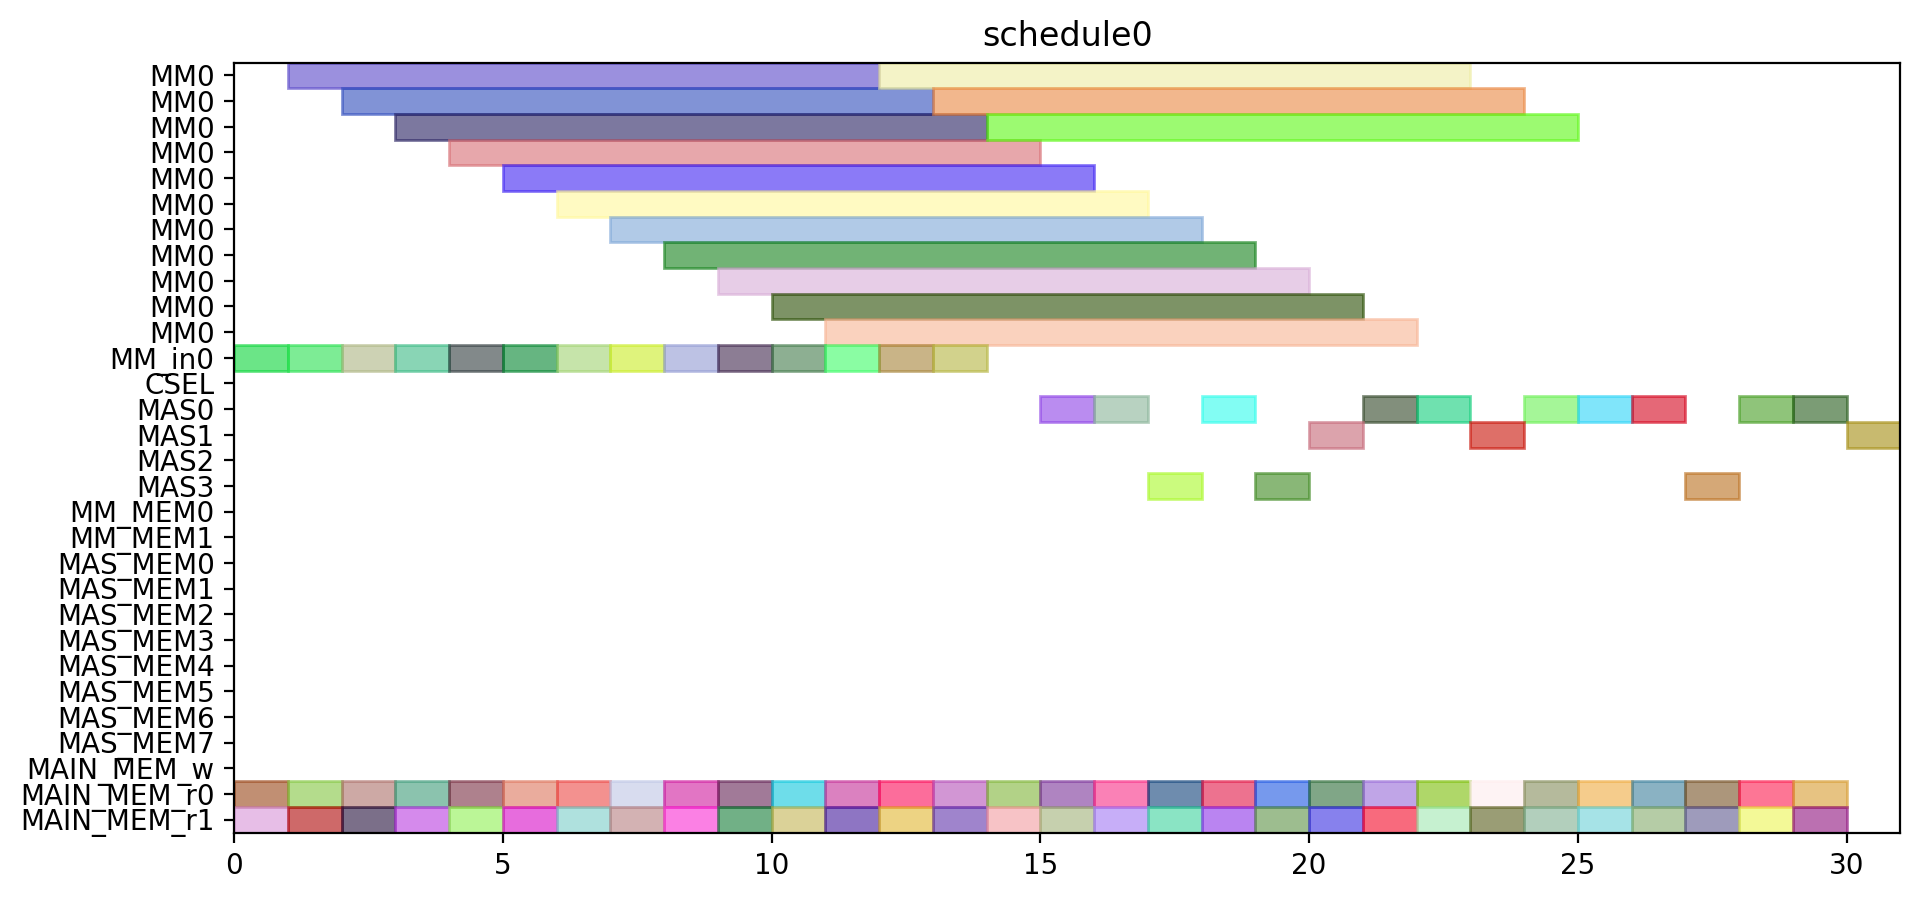

This figure's Python source:
from pyschedule import Scenario, solvers, plotters, alt


def solve():
	horizon = 120
	S = Scenario("schedule0", horizon=horizon)

	# resource
	MM = S.Resources('MM', num=1, size=11)
	MM_in = S.Resources('MM_in', num=1)
	CSEL = S.Resource('CSEL')
	MAS = S.Resources('MAS', num=4, size=1, periods=range(1, horizon))
	MM_MEM = S.Resources('MM_MEM', num=2)
	MAS_MEM = S.Resources('MAS_MEM', num=8)
	MAIN_MEM_w = S.Resource('MAIN_MEM_w', size=1)
	MAIN_MEM_r = S.Resources('MAIN_MEM_r', num=2)

	# result of previous scheduling

	# new tasks
	t1_t0 = S.Task('t1_t0', length=11, delay_cost=1)
	t1_t0 += alt(MM)
	t1_t0_in = S.Task('t1_t0_in', length=1, delay_cost=1)
	t1_t0_in += alt(MM_in)
	S += t1_t0_in*MM_in[0]<=t1_t0*MM[0]
	t1_t0_mem0 = S.Task('t1_t0_mem0', length=1, delay_cost=1)
	t1_t0_mem0 += MAIN_MEM_r[0]
	S += t1_t0_mem0 <= t1_t0

	t1_t0_mem1 = S.Task('t1_t0_mem1', length=1, delay_cost=1)
	t1_t0_mem1 += MAIN_MEM_r[1]
	S += t1_t0_mem1 <= t1_t0

	t1_t1 = S.Task('t1_t1', length=11, delay_cost=1)
	t1_t1 += alt(MM)
	t1_t1_in = S.Task('t1_t1_in', length=1, delay_cost=1)
	t1_t1_in += alt(MM_in)
	S += t1_t1_in*MM_in[0]<=t1_t1*MM[0]
	t1_t1_mem0 = S.Task('t1_t1_mem0', length=1, delay_cost=1)
	t1_t1_mem0 += MAIN_MEM_r[0]
	S += t1_t1_mem0 <= t1_t1

	t1_t1_mem1 = S.Task('t1_t1_mem1', length=1, delay_cost=1)
	t1_t1_mem1 += MAIN_MEM_r[1]
	S += t1_t1_mem1 <= t1_t1

	t1_t2 = S.Task('t1_t2', length=1, delay_cost=1)
	t1_t2 += alt(MAS)
	t1_t2_mem0 = S.Task('t1_t2_mem0', length=1, delay_cost=1)
	t1_t2_mem0 += MAIN_MEM_r[0]
	S += t1_t2_mem0 <= t1_t2

	t1_t2_mem1 = S.Task('t1_t2_mem1', length=1, delay_cost=1)
	t1_t2_mem1 += MAIN_MEM_r[1]
	S += t1_t2_mem1 <= t1_t2

	t1_t3 = S.Task('t1_t3', length=1, delay_cost=1)
	t1_t3 += alt(MAS)
	t1_t3_mem0 = S.Task('t1_t3_mem0', length=1, delay_cost=1)
	t1_t3_mem0 += MAIN_MEM_r[0]
	S += t1_t3_mem0 <= t1_t3

	t1_t3_mem1 = S.Task('t1_t3_mem1', length=1, delay_cost=1)
	t1_t3_mem1 += MAIN_MEM_r[1]
	S += t1_t3_mem1 <= t1_t3

	t2_t0 = S.Task('t2_t0', length=11, delay_cost=1)
	t2_t0 += alt(MM)
	t2_t0_in = S.Task('t2_t0_in', length=1, delay_cost=1)
	t2_t0_in += alt(MM_in)
	S += t2_t0_in*MM_in[0]<=t2_t0*MM[0]
	t2_t0_mem0 = S.Task('t2_t0_mem0', length=1, delay_cost=1)
	t2_t0_mem0 += MAIN_MEM_r[0]
	S += t2_t0_mem0 <= t2_t0

	t2_t0_mem1 = S.Task('t2_t0_mem1', length=1, delay_cost=1)
	t2_t0_mem1 += MAIN_MEM_r[1]
	S += t2_t0_mem1 <= t2_t0

	t2_t1 = S.Task('t2_t1', length=11, delay_cost=1)
	t2_t1 += alt(MM)
	t2_t1_in = S.Task('t2_t1_in', length=1, delay_cost=1)
	t2_t1_in += alt(MM_in)
	S += t2_t1_in*MM_in[0]<=t2_t1*MM[0]
	t2_t1_mem0 = S.Task('t2_t1_mem0', length=1, delay_cost=1)
	t2_t1_mem0 += MAIN_MEM_r[0]
	S += t2_t1_mem0 <= t2_t1

	t2_t1_mem1 = S.Task('t2_t1_mem1', length=1, delay_cost=1)
	t2_t1_mem1 += MAIN_MEM_r[1]
	S += t2_t1_mem1 <= t2_t1

	t2_t2 = S.Task('t2_t2', length=1, delay_cost=1)
	t2_t2 += alt(MAS)
	t2_t2_mem0 = S.Task('t2_t2_mem0', length=1, delay_cost=1)
	t2_t2_mem0 += MAIN_MEM_r[0]
	S += t2_t2_mem0 <= t2_t2

	t2_t2_mem1 = S.Task('t2_t2_mem1', length=1, delay_cost=1)
	t2_t2_mem1 += MAIN_MEM_r[1]
	S += t2_t2_mem1 <= t2_t2

	t2_t3 = S.Task('t2_t3', length=1, delay_cost=1)
	t2_t3 += alt(MAS)
	t2_t3_mem0 = S.Task('t2_t3_mem0', length=1, delay_cost=1)
	t2_t3_mem0 += MAIN_MEM_r[0]
	S += t2_t3_mem0 <= t2_t3

	t2_t3_mem1 = S.Task('t2_t3_mem1', length=1, delay_cost=1)
	t2_t3_mem1 += MAIN_MEM_r[1]
	S += t2_t3_mem1 <= t2_t3

	t0_t0 = S.Task('t0_t0', length=11, delay_cost=1)
	t0_t0 += alt(MM)
	t0_t0_in = S.Task('t0_t0_in', length=1, delay_cost=1)
	t0_t0_in += alt(MM_in)
	S += t0_t0_in*MM_in[0]<=t0_t0*MM[0]
	t0_t0_mem0 = S.Task('t0_t0_mem0', length=1, delay_cost=1)
	t0_t0_mem0 += MAIN_MEM_r[0]
	S += t0_t0_mem0 <= t0_t0

	t0_t0_mem1 = S.Task('t0_t0_mem1', length=1, delay_cost=1)
	t0_t0_mem1 += MAIN_MEM_r[1]
	S += t0_t0_mem1 <= t0_t0

	t0_t1 = S.Task('t0_t1', length=11, delay_cost=1)
	t0_t1 += alt(MM)
	t0_t1_in = S.Task('t0_t1_in', length=1, delay_cost=1)
	t0_t1_in += alt(MM_in)
	S += t0_t1_in*MM_in[0]<=t0_t1*MM[0]
	t0_t1_mem0 = S.Task('t0_t1_mem0', length=1, delay_cost=1)
	t0_t1_mem0 += MAIN_MEM_r[0]
	S += t0_t1_mem0 <= t0_t1

	t0_t1_mem1 = S.Task('t0_t1_mem1', length=1, delay_cost=1)
	t0_t1_mem1 += MAIN_MEM_r[1]
	S += t0_t1_mem1 <= t0_t1

	t0_t2 = S.Task('t0_t2', length=1, delay_cost=1)
	t0_t2 += alt(MAS)
	t0_t2_mem0 = S.Task('t0_t2_mem0', length=1, delay_cost=1)
	t0_t2_mem0 += MAIN_MEM_r[0]
	S += t0_t2_mem0 <= t0_t2

	t0_t2_mem1 = S.Task('t0_t2_mem1', length=1, delay_cost=1)
	t0_t2_mem1 += MAIN_MEM_r[1]
	S += t0_t2_mem1 <= t0_t2

	t0_t3 = S.Task('t0_t3', length=1, delay_cost=1)
	t0_t3 += alt(MAS)
	t0_t3_mem0 = S.Task('t0_t3_mem0', length=1, delay_cost=1)
	t0_t3_mem0 += MAIN_MEM_r[0]
	S += t0_t3_mem0 <= t0_t3

	t0_t3_mem1 = S.Task('t0_t3_mem1', length=1, delay_cost=1)
	t0_t3_mem1 += MAIN_MEM_r[1]
	S += t0_t3_mem1 <= t0_t3

	t4_t0_t0 = S.Task('t4_t0_t0', length=11, delay_cost=1)
	t4_t0_t0 += alt(MM)
	t4_t0_t0_in = S.Task('t4_t0_t0_in', length=1, delay_cost=1)
	t4_t0_t0_in += alt(MM_in)
	S += t4_t0_t0_in*MM_in[0]<=t4_t0_t0*MM[0]
	t4_t0_t0_mem0 = S.Task('t4_t0_t0_mem0', length=1, delay_cost=1)
	t4_t0_t0_mem0 += MAIN_MEM_r[0]
	S += t4_t0_t0_mem0 <= t4_t0_t0

	t4_t0_t0_mem1 = S.Task('t4_t0_t0_mem1', length=1, delay_cost=1)
	t4_t0_t0_mem1 += MAIN_MEM_r[1]
	S += t4_t0_t0_mem1 <= t4_t0_t0

	t4_t0_t1 = S.Task('t4_t0_t1', length=11, delay_cost=1)
	t4_t0_t1 += alt(MM)
	t4_t0_t1_in = S.Task('t4_t0_t1_in', length=1, delay_cost=1)
	t4_t0_t1_in += alt(MM_in)
	S += t4_t0_t1_in*MM_in[0]<=t4_t0_t1*MM[0]
	t4_t0_t1_mem0 = S.Task('t4_t0_t1_mem0', length=1, delay_cost=1)
	t4_t0_t1_mem0 += MAIN_MEM_r[0]
	S += t4_t0_t1_mem0 <= t4_t0_t1

	t4_t0_t1_mem1 = S.Task('t4_t0_t1_mem1', length=1, delay_cost=1)
	t4_t0_t1_mem1 += MAIN_MEM_r[1]
	S += t4_t0_t1_mem1 <= t4_t0_t1

	t4_t0_t2 = S.Task('t4_t0_t2', length=1, delay_cost=1)
	t4_t0_t2 += alt(MAS)
	t4_t0_t2_mem0 = S.Task('t4_t0_t2_mem0', length=1, delay_cost=1)
	t4_t0_t2_mem0 += MAIN_MEM_r[0]
	S += t4_t0_t2_mem0 <= t4_t0_t2

	t4_t0_t2_mem1 = S.Task('t4_t0_t2_mem1', length=1, delay_cost=1)
	t4_t0_t2_mem1 += MAIN_MEM_r[1]
	S += t4_t0_t2_mem1 <= t4_t0_t2

	t4_t0_t3 = S.Task('t4_t0_t3', length=1, delay_cost=1)
	t4_t0_t3 += alt(MAS)
	t4_t0_t3_mem0 = S.Task('t4_t0_t3_mem0', length=1, delay_cost=1)
	t4_t0_t3_mem0 += MAIN_MEM_r[0]
	S += t4_t0_t3_mem0 <= t4_t0_t3

	t4_t0_t3_mem1 = S.Task('t4_t0_t3_mem1', length=1, delay_cost=1)
	t4_t0_t3_mem1 += MAIN_MEM_r[1]
	S += t4_t0_t3_mem1 <= t4_t0_t3

	t4_t1_t0 = S.Task('t4_t1_t0', length=11, delay_cost=1)
	t4_t1_t0 += alt(MM)
	t4_t1_t0_in = S.Task('t4_t1_t0_in', length=1, delay_cost=1)
	t4_t1_t0_in += alt(MM_in)
	S += t4_t1_t0_in*MM_in[0]<=t4_t1_t0*MM[0]
	t4_t1_t0_mem0 = S.Task('t4_t1_t0_mem0', length=1, delay_cost=1)
	t4_t1_t0_mem0 += MAIN_MEM_r[0]
	S += t4_t1_t0_mem0 <= t4_t1_t0

	t4_t1_t0_mem1 = S.Task('t4_t1_t0_mem1', length=1, delay_cost=1)
	t4_t1_t0_mem1 += MAIN_MEM_r[1]
	S += t4_t1_t0_mem1 <= t4_t1_t0

	t4_t1_t1 = S.Task('t4_t1_t1', length=11, delay_cost=1)
	t4_t1_t1 += alt(MM)
	t4_t1_t1_in = S.Task('t4_t1_t1_in', length=1, delay_cost=1)
	t4_t1_t1_in += alt(MM_in)
	S += t4_t1_t1_in*MM_in[0]<=t4_t1_t1*MM[0]
	t4_t1_t1_mem0 = S.Task('t4_t1_t1_mem0', length=1, delay_cost=1)
	t4_t1_t1_mem0 += MAIN_MEM_r[0]
	S += t4_t1_t1_mem0 <= t4_t1_t1

	t4_t1_t1_mem1 = S.Task('t4_t1_t1_mem1', length=1, delay_cost=1)
	t4_t1_t1_mem1 += MAIN_MEM_r[1]
	S += t4_t1_t1_mem1 <= t4_t1_t1

	t4_t1_t2 = S.Task('t4_t1_t2', length=1, delay_cost=1)
	t4_t1_t2 += alt(MAS)
	t4_t1_t2_mem0 = S.Task('t4_t1_t2_mem0', length=1, delay_cost=1)
	t4_t1_t2_mem0 += MAIN_MEM_r[0]
	S += t4_t1_t2_mem0 <= t4_t1_t2

	t4_t1_t2_mem1 = S.Task('t4_t1_t2_mem1', length=1, delay_cost=1)
	t4_t1_t2_mem1 += MAIN_MEM_r[1]
	S += t4_t1_t2_mem1 <= t4_t1_t2

	t4_t1_t3 = S.Task('t4_t1_t3', length=1, delay_cost=1)
	t4_t1_t3 += alt(MAS)
	t4_t1_t3_mem0 = S.Task('t4_t1_t3_mem0', length=1, delay_cost=1)
	t4_t1_t3_mem0 += MAIN_MEM_r[0]
	S += t4_t1_t3_mem0 <= t4_t1_t3

	t4_t1_t3_mem1 = S.Task('t4_t1_t3_mem1', length=1, delay_cost=1)
	t4_t1_t3_mem1 += MAIN_MEM_r[1]
	S += t4_t1_t3_mem1 <= t4_t1_t3

	t4_t2_t0 = S.Task('t4_t2_t0', length=11, delay_cost=1)
	t4_t2_t0 += alt(MM)
	t4_t2_t0_in = S.Task('t4_t2_t0_in', length=1, delay_cost=1)
	t4_t2_t0_in += alt(MM_in)
	S += t4_t2_t0_in*MM_in[0]<=t4_t2_t0*MM[0]
	t4_t2_t0_mem0 = S.Task('t4_t2_t0_mem0', length=1, delay_cost=1)
	t4_t2_t0_mem0 += MAIN_MEM_r[0]
	S += t4_t2_t0_mem0 <= t4_t2_t0

	t4_t2_t0_mem1 = S.Task('t4_t2_t0_mem1', length=1, delay_cost=1)
	t4_t2_t0_mem1 += MAIN_MEM_r[1]
	S += t4_t2_t0_mem1 <= t4_t2_t0

	t4_t2_t1 = S.Task('t4_t2_t1', length=11, delay_cost=1)
	t4_t2_t1 += alt(MM)
	t4_t2_t1_in = S.Task('t4_t2_t1_in', length=1, delay_cost=1)
	t4_t2_t1_in += alt(MM_in)
	S += t4_t2_t1_in*MM_in[0]<=t4_t2_t1*MM[0]
	t4_t2_t1_mem0 = S.Task('t4_t2_t1_mem0', length=1, delay_cost=1)
	t4_t2_t1_mem0 += MAIN_MEM_r[0]
	S += t4_t2_t1_mem0 <= t4_t2_t1

	t4_t2_t1_mem1 = S.Task('t4_t2_t1_mem1', length=1, delay_cost=1)
	t4_t2_t1_mem1 += MAIN_MEM_r[1]
	S += t4_t2_t1_mem1 <= t4_t2_t1

	t4_t2_t2 = S.Task('t4_t2_t2', length=1, delay_cost=1)
	t4_t2_t2 += alt(MAS)
	t4_t2_t2_mem0 = S.Task('t4_t2_t2_mem0', length=1, delay_cost=1)
	t4_t2_t2_mem0 += MAIN_MEM_r[0]
	S += t4_t2_t2_mem0 <= t4_t2_t2

	t4_t2_t2_mem1 = S.Task('t4_t2_t2_mem1', length=1, delay_cost=1)
	t4_t2_t2_mem1 += MAIN_MEM_r[1]
	S += t4_t2_t2_mem1 <= t4_t2_t2

	t4_t2_t3 = S.Task('t4_t2_t3', length=1, delay_cost=1)
	t4_t2_t3 += alt(MAS)
	t4_t2_t3_mem0 = S.Task('t4_t2_t3_mem0', length=1, delay_cost=1)
	t4_t2_t3_mem0 += MAIN_MEM_r[0]
	S += t4_t2_t3_mem0 <= t4_t2_t3

	t4_t2_t3_mem1 = S.Task('t4_t2_t3_mem1', length=1, delay_cost=1)
	t4_t2_t3_mem1 += MAIN_MEM_r[1]
	S += t4_t2_t3_mem1 <= t4_t2_t3

	t4_t40 = S.Task('t4_t40', length=1, delay_cost=1)
	t4_t40 += alt(MAS)
	t4_t40_mem0 = S.Task('t4_t40_mem0', length=1, delay_cost=1)
	t4_t40_mem0 += MAIN_MEM_r[0]
	S += t4_t40_mem0 <= t4_t40

	t4_t40_mem1 = S.Task('t4_t40_mem1', length=1, delay_cost=1)
	t4_t40_mem1 += MAIN_MEM_r[1]
	S += t4_t40_mem1 <= t4_t40

	t4_t41 = S.Task('t4_t41', length=1, delay_cost=1)
	t4_t41 += alt(MAS)
	t4_t41_mem0 = S.Task('t4_t41_mem0', length=1, delay_cost=1)
	t4_t41_mem0 += MAIN_MEM_r[0]
	S += t4_t41_mem0 <= t4_t41

	t4_t41_mem1 = S.Task('t4_t41_mem1', length=1, delay_cost=1)
	t4_t41_mem1 += MAIN_MEM_r[1]
	S += t4_t41_mem1 <= t4_t41

	t4_t50 = S.Task('t4_t50', length=1, delay_cost=1)
	t4_t50 += alt(MAS)
	t4_t50_mem0 = S.Task('t4_t50_mem0', length=1, delay_cost=1)
	t4_t50_mem0 += MAIN_MEM_r[0]
	S += t4_t50_mem0 <= t4_t50

	t4_t50_mem1 = S.Task('t4_t50_mem1', length=1, delay_cost=1)
	t4_t50_mem1 += MAIN_MEM_r[1]
	S += t4_t50_mem1 <= t4_t50

	t4_t51 = S.Task('t4_t51', length=1, delay_cost=1)
	t4_t51 += alt(MAS)
	t4_t51_mem0 = S.Task('t4_t51_mem0', length=1, delay_cost=1)
	t4_t51_mem0 += MAIN_MEM_r[0]
	S += t4_t51_mem0 <= t4_t51

	t4_t51_mem1 = S.Task('t4_t51_mem1', length=1, delay_cost=1)
	t4_t51_mem1 += MAIN_MEM_r[1]
	S += t4_t51_mem1 <= t4_t51

	t4_t8_t0 = S.Task('t4_t8_t0', length=11, delay_cost=1)
	t4_t8_t0 += alt(MM)
	t4_t8_t0_in = S.Task('t4_t8_t0_in', length=1, delay_cost=1)
	t4_t8_t0_in += alt(MM_in)
	S += t4_t8_t0_in*MM_in[0]<=t4_t8_t0*MM[0]
	t4_t8_t0_mem0 = S.Task('t4_t8_t0_mem0', length=1, delay_cost=1)
	t4_t8_t0_mem0 += MAIN_MEM_r[0]
	S += t4_t8_t0_mem0 <= t4_t8_t0

	t4_t8_t0_mem1 = S.Task('t4_t8_t0_mem1', length=1, delay_cost=1)
	t4_t8_t0_mem1 += MAIN_MEM_r[1]
	S += t4_t8_t0_mem1 <= t4_t8_t0

	t4_t8_t1 = S.Task('t4_t8_t1', length=11, delay_cost=1)
	t4_t8_t1 += alt(MM)
	t4_t8_t1_in = S.Task('t4_t8_t1_in', length=1, delay_cost=1)
	t4_t8_t1_in += alt(MM_in)
	S += t4_t8_t1_in*MM_in[0]<=t4_t8_t1*MM[0]
	t4_t8_t1_mem0 = S.Task('t4_t8_t1_mem0', length=1, delay_cost=1)
	t4_t8_t1_mem0 += MAIN_MEM_r[0]
	S += t4_t8_t1_mem0 <= t4_t8_t1

	t4_t8_t1_mem1 = S.Task('t4_t8_t1_mem1', length=1, delay_cost=1)
	t4_t8_t1_mem1 += MAIN_MEM_r[1]
	S += t4_t8_t1_mem1 <= t4_t8_t1

	solvers.mip.solve(S,msg=1,kind='CPLEX',ratio_gap=1.01)

	solution = [['hoge']*len(S.solution()[1]) for i in range(len(S.solution()))]
	for i in range(len(S.solution())):
		for j in range(len(S.solution()[i])):
			solution[i][j]=str(S.solution()[i][j])
	print(solution)

	cycles = int(solution[-1][3])

	pic_file_name = "/home/mfukuda/ABE/multiRAM_multiMAS_16mux/scheduling_result/stage11MM1_stage1MAS4/SPARSE/schedule0.png"
	if(S.solution() != []):
		plotters.matplotlib.plot(S,img_filename=pic_file_name, show_task_labels=False, fig_size=(cycles*0.25+3, 5))

	return solution
